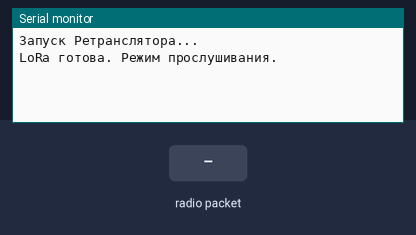
A sketch run on a simulated ESP32. Parts: the last lines printed to the serial monitor. The test bench sets the inputs (shaded band). No radio packets arrive unless stated.

Above: at 1.2 s.
1.3 s: radio packet "1" arrives
At 1.7 s:
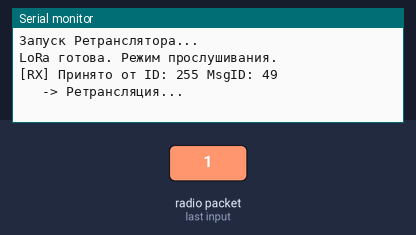
2.8 s: radio packet "1" arrives
At 4.0 s:
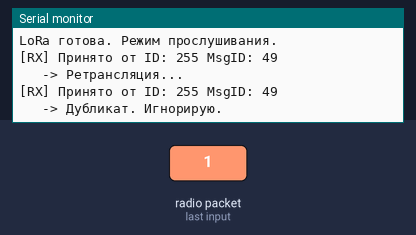
4.3 s: radio packet "0" arrives
At 5.1 s:
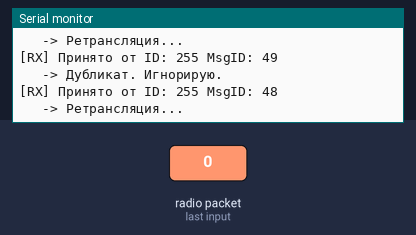
5.8 s: radio packet "2" arrives
At 6.3 s:
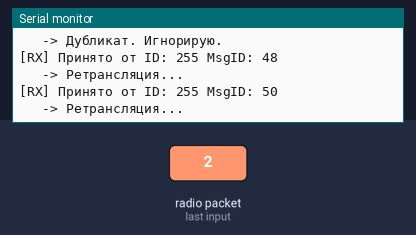
Timing chart, 0 to 8.3 s (numbered marks = the images above; inputs shaded):
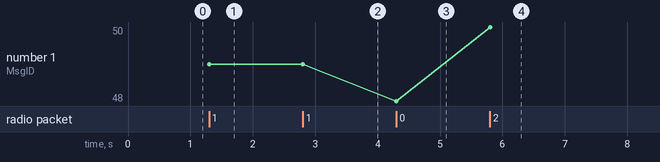

The sketch:

Mesh-Messenger_Repeater.ino
```cpp
/*
 * MeshMessenger_Repeater.ino
 * Прошивка для РЕТРАНСЛЯТОРА (Repeater).
 * * Задача:
 * 1. Прослушивание эфира (433 МГц).
 * 2. Фильтрация дубликатов.
 * 3. Передача принятого пакета дальше без изменений.
 * * ВНИМАНИЕ: Bluetooth и Serial-управление здесь отключены для экономии энергии.
 */

#include <SPI.h>
#include <LoRa.h>

// --- Пины подключения ---
// Убедись, что DIO0 подключен к 21 (на TTGO V1.0 часто 26, на V2.0/V2.1 - 17 или 26)
#define SCK_PIN   18
#define MISO_PIN  19
#define MOSI_PIN  23
#define SS_PIN    5
#define RST_PIN   22
#define DIO0_PIN  21

// --- Буфер истории (защита от зацикливания) ---
#define HISTORY_SIZE 100
uint8_t seenMessages[HISTORY_SIZE][2]; // [ID сообщения, ID отправителя]
int historyIndex = 0;

void setup()
{
  // Инициализация Serial только для отладки
  Serial.begin(115200);
  Serial.println("Запуск Ретранслятора...");

  // Инициализация LoRa
  SPI.begin(SCK_PIN, MISO_PIN, MOSI_PIN, SS_PIN);
  LoRa.setPins(SS_PIN, RST_PIN, DIO0_PIN);

  if (!LoRa.begin(433E6)) {
    Serial.println("[ОШИБКА] LoRa не найдена!");
    while (1);
  }

  LoRa.setSyncWord(0x12);
  Serial.println("LoRa готова. Режим прослушивания.");
}

// Функция проверки дубликатов
bool isMessageSeen(uint8_t msgId, uint8_t senderId) {
  for (int i = 0; i < HISTORY_SIZE; i++) {
    if (seenMessages[i][0] == msgId && seenMessages[i][1] == senderId) {
      return true;
    }
  }
  return false;
}

// Запись сообщения в историю
void markMessageAsSeen(uint8_t msgId, uint8_t senderId) {
  seenMessages[historyIndex][0] = msgId;
  seenMessages[historyIndex][1] = senderId;
  historyIndex++;
  if (historyIndex >= HISTORY_SIZE) historyIndex = 0;
}

void loop()
{
  // Если пришел пакет
  int packetSize = LoRa.parsePacket();
  if (packetSize)
  {
    // 1. Читаем заголовок (Строго 3 байта, как в Node 1 и 2)
    uint8_t msgId      = LoRa.read(); // ID сообщения
    uint8_t receiverId = LoRa.read(); // Кому
    uint8_t senderId   = LoRa.read(); // От кого

    // 2. Читаем текст сообщения
    String message = "";
    while (LoRa.available()) {
      message += (char)LoRa.read();
    }

    Serial.print("[RX] Принято от ID: ");
    Serial.print(senderId);
    Serial.print(" MsgID: ");
    Serial.println(msgId);

    // 3. Проверка: видели ли мы это сообщение?
    if (isMessageSeen(msgId, senderId)) {
      Serial.println("   -> Дубликат. Игнорирую.");
      return;
    }

    // 4. Запоминаем сообщение
    markMessageAsSeen(msgId, senderId);

    // 5. РЕТРАНСЛЯЦИЯ (Повторяем пакет в эфир)
    Serial.println("   -> Ретрансляция...");

    LoRa.beginPacket();
    LoRa.write(msgId);      // Сохраняем оригинальный ID
    LoRa.write(receiverId); // Сохраняем получателя
    LoRa.write(senderId);   // Сохраняем автора
    LoRa.print(message);    // Сохраняем текст
    LoRa.endPacket();
  }
}
```

Measured:
- after the input at 1.3 s, the serial monitor: prints a new line at once (image 1)
- after the input at 2.8 s, the serial monitor: prints a new line at once (image 2)
- after the input at 4.3 s, the serial monitor: prints a new line at once (image 3)
- after the input at 5.8 s, the serial monitor: prints a new line at once (image 4)
- plotted number 1: 49 → 48 after the input at 4.3 s, 48 → 50 after the input at 5.8 s
